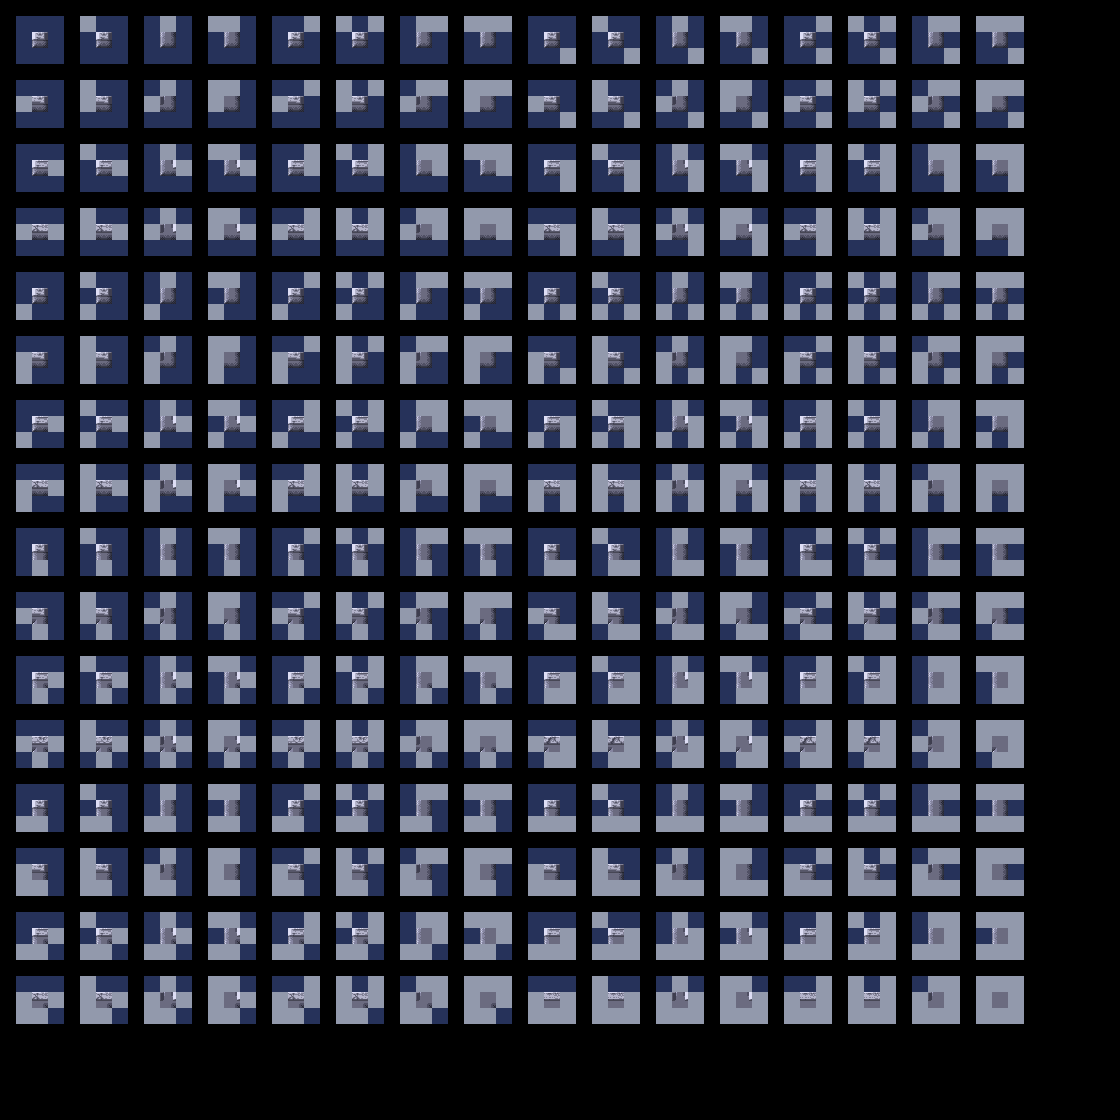

A 2D game scene composited from a Tiled map and its tileset images. What follows is a short description and the map's XML, with each tile layer's data collapsed to a summary:
An orthogonal 70x70 tile map with 16x16 px tiles, 3 tile layers (regions, input_Blocks, output_Ground), 1 hidden layer not drawn, 2 tilesets.

<map version="1.2" tiledversion="1.3.4" orientation="orthogonal" renderorder="right-down" width="70" height="70" tilewidth="16" tileheight="16" infinite="0" nextlayerid="19" nextobjectid="146">
 <properties>
  <property name="AutomappingRadius" type="int" value="3" />
  <property name="DeleteTiles" type="bool" value="true" />
  <property name="MatchOutsideMap" type="bool" value="true" />
  <property name="OverflowBorder" type="bool" value="true" />
 </properties>
 <tileset firstgid="1" name="blocks" tilewidth="16" tileheight="16" tilecount="16" columns="4">
  <image source="../blocks.png" width="64" height="64" />
  <tile id="0">
   <properties>
    <property name="block" value="" />
   </properties>
  </tile>
  <tile id="1">
   <properties>
    <property name="top_block" value="" />
   </properties>
  </tile>
  <tile id="2">
   <properties>
    <property name="slider" value="" />
   </properties>
  </tile>
  <tile id="3">
   <properties>
    <property name="top_slider" value="" />
   </properties>
  </tile>
  <tile id="4">
   <properties>
    <property name="water" value="" />
   </properties>
  </tile>
 </tileset>
 <tileset firstgid="17" name="tileset" tilewidth="16" tileheight="16" spacing="2" margin="1" tilecount="784" columns="28">
  <image source="../tileset2.png" width="512" height="512" />
  <tile id="169">
   <animation>
    <frame tileid="169" duration="100" />
    <frame tileid="170" duration="100" />
    <frame tileid="171" duration="100" />
    <frame tileid="172" duration="100" />
    <frame tileid="173" duration="100" />
   </animation>
  </tile>
 </tileset>
 <layer id="14" name="regions" width="70" height="70">
  <data>[4900 cells, 2304 non-empty, 1 distinct tile ids]</data>
 </layer>
 <layer id="16" name="input_Blocks" width="70" height="70">
  <data>[4900 cells, 1280 non-empty, 1 distinct tile ids]</data>
 </layer>
 <layer id="18" name="inputnot_Blocks" width="70" height="70" visible="0">
  <data>[4900 cells, 1024 non-empty, 1 distinct tile ids]</data>
 </layer>
 <layer id="17" name="output_Ground" width="70" height="70">
  <data>[4900 cells, 384 non-empty, 49 distinct tile ids]</data>
 </layer>
</map>
